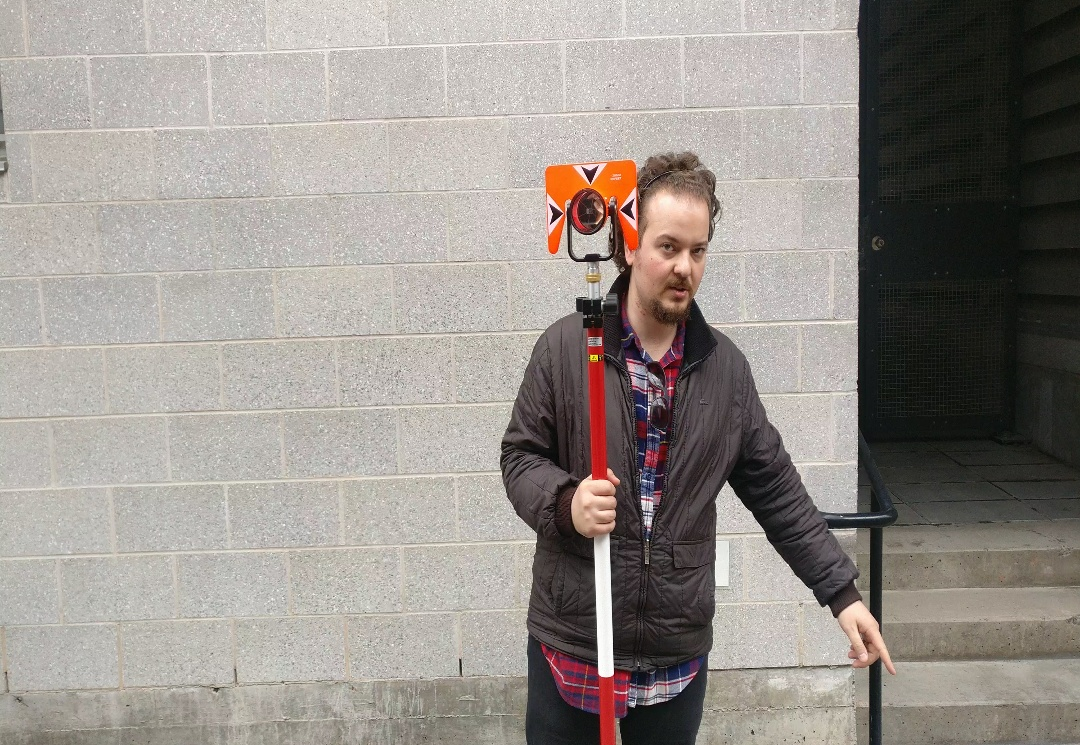
#> input picture code/images/frame0.jpg, 1080 x 745 px
$ python verify_border_image.py
#> lines starting #> are read from the running program, lines starting #| are printed output that depends on the picture; after the words box and inside, x2 and y2 are one past the last pixel; in counts of white or black regions, pixels touching at a corner belong together
# --------------------------------------------------------
# DaSiamRPN
# Licensed under The MIT License
# Written by Qiang Wang (wangqiang2015 at ia.ac.cn)
# --------------------------------------------------------
#!/usr/bin/python

import glob, cv2
import matplotlib.pyplot as plt
import numpy as np
from os.path import realpath, dirname, join

name_image_folder='easy_follow_prism'


init_rbox = [293,114 , 336,110 , 336,171 , 295,175]

im = cv2.imread('./images/frame0.jpg')  # HxWxC
#> im is the input picture: shape (745, 1080, 3); mean B, G, R 138.9, 144.4, 150.7

cv2.rectangle(im, (init_rbox[0], init_rbox[1]), (init_rbox[4],init_rbox[5]), (0, 255, 255), 3)
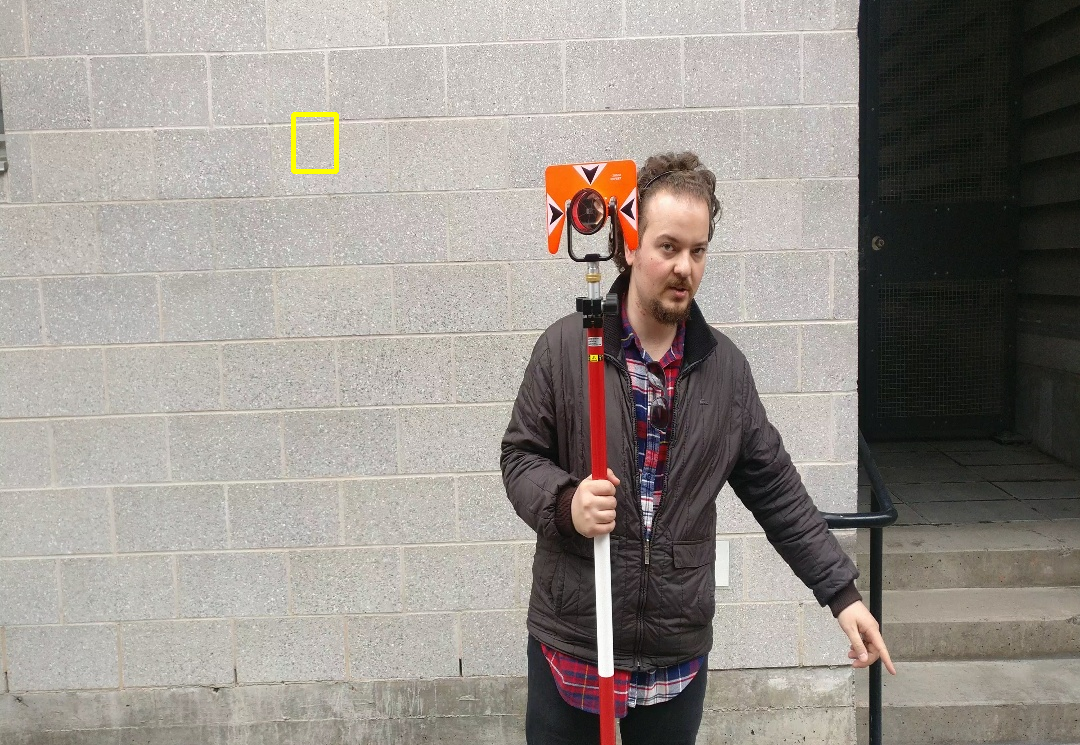
#> im: shape (745, 1080, 3); 0.12% of pixels changed, all inside (x1, y1, x2, y2) = (291, 112, 339, 174)

cv2.imshow("fsdfs",im)

cv2.waitKey(0);
